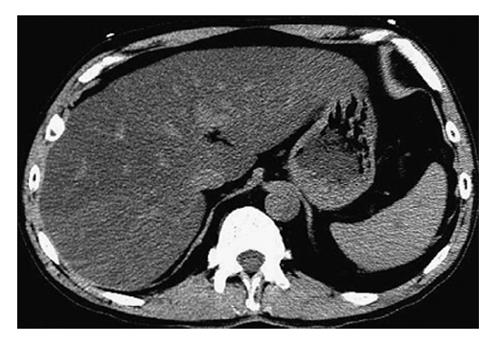
#> input picture tt4.jpg, 500 x 345 px
$ python -i app.py   (imports and definitions only)
#> lines starting #> are read from the running program, lines starting #| are printed output that depends on the picture; after the words box and inside, x2 and y2 are one past the last pixel; in counts of white or black regions, pixels touching at a corner belong together
#> further down, picture is the input picture: shape (345, 500, 3); min 0, max 255, mean 102.5
import streamlit as st
import cv2
import numpy as np
from sklearn.decomposition import PCA
from PIL import Image

# Detection function
def detect_hcc_ald(image):
    gray = cv2.cvtColor(image, cv2.COLOR_BGR2GRAY)
    gray_eq = cv2.equalizeHist(gray)
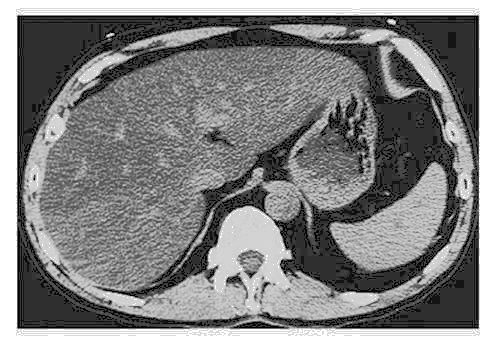
#> gray_eq: shape (345, 500); min 0, max 255, mean 130.8
    blur = cv2.GaussianBlur(gray_eq, (5, 5), 0)
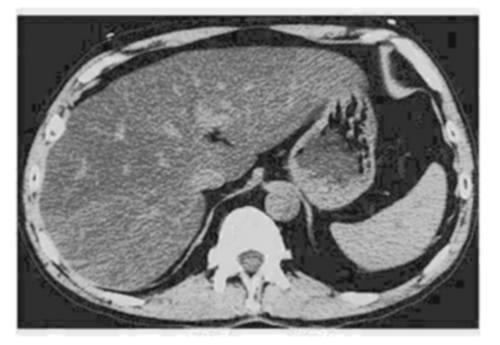
#> blur: shape (345, 500); min 12, max 255, mean 130.8

    flat = blur.reshape(-1, 1)
    pca = PCA(n_components=1)
    pca_result = pca.fit_transform(flat)
    pca_image = pca_result.reshape(blur.shape)
    pca_image_norm = cv2.normalize(pca_image, None, 0, 255, cv2.NORM_MINMAX).astype(np.uint8)

    edges = cv2.Canny(pca_image_norm, 50, 150)
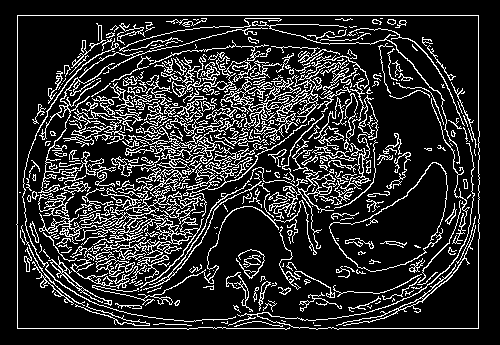
#> edges: shape (345, 500); 16.8% white in thin lines or dots, all inside (x1, y1, x2, y2) = (16, 15, 480, 330)
    kernel = np.ones((3, 3), np.uint8)
    morph = cv2.morphologyEx(edges, cv2.MORPH_CLOSE, kernel, iterations=2)
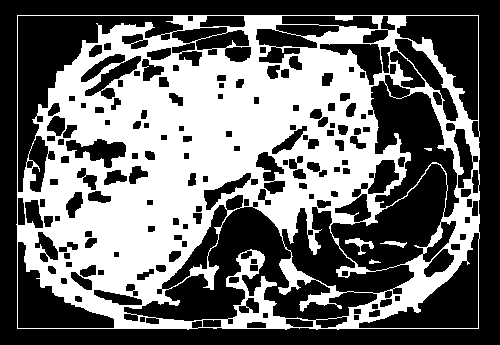
#> morph: shape (345, 500); 42.8% white; 5 white regions (1 under 20 px)

    contours, _ = cv2.findContours(morph, cv2.RETR_EXTERNAL, cv2.CHAIN_APPROX_SIMPLE)
#> contours = 1 contour; box (x1, y1, x2, y2) and area: (16, 15, 480, 330) 144320
    result = image.copy()
    hcc_regions = ald_regions = tumor_regions = nontumor_regions = 0

    for cnt in contours:
        area = cv2.contourArea(cnt)
        if area > 100:
            x, y, w, h = cv2.boundingRect(cnt)
            roi = pca_image_norm[y:y + h, x:x + w]
            mean_val = np.mean(roi)

            label, color = "", (255, 255, 255)
            if mean_val > 160 and area > 600:
                label, color = "Tumor", (255, 0, 255)
                tumor_regions += 1
            elif mean_val > 140:
                label, color = "HCC", (0, 0, 255)
                hcc_regions += 1
            elif 100 < mean_val <= 140:
                label, color = "ALD", (0, 255, 0)
                ald_regions += 1
            else:
                label, color = "Non-Tumor", (0, 255, 255)
                nontumor_regions += 1

            cv2.rectangle(result, (x, y), (x + w, y + h), color, 2)
            cv2.putText(result, label, (x, y - 5), cv2.FONT_HERSHEY_SIMPLEX, 0.5, color, 2)
#> this loop made 1 pass
#> (area, x, y, w, h, mean_val, label, color) on pass 1: (144320, 16, 15, 464, 315, 101.7, 'ALD', (0, 255, 0))
#> pass 1, in detect_hcc_ald, `roi = pca_image_norm[y:y + h, x:x + w]`:
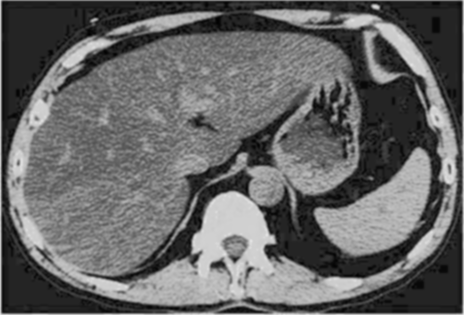
#> roi: shape (315, 464); min 0, max 226, mean 101.7
#> after the loop:
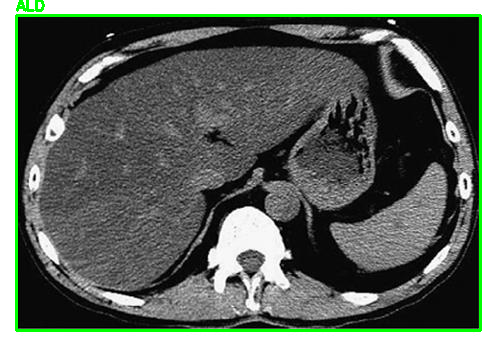
#> result: shape (345, 500, 3); 2.83% of pixels changed, all inside (x1, y1, x2, y2) = (15, 0, 482, 332)
#> after the loop, ald_regions = 1; hcc_regions = 0; nontumor_regions = 0; tumor_regions = 0

    return result, (hcc_regions, ald_regions, tumor_regions, nontumor_regions)

# Streamlit UI
# [21 lines not run here, left out]

>>> import cv2
>>> picture = cv2.imread('tt4.jpg')
>>> result = detect_hcc_ald(picture)
